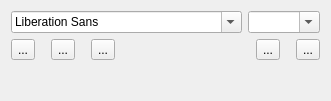
<?xml version="1.0" encoding="UTF-8"?>
<ui version="4.0">
 <class>FontDockWidget</class>
 <widget class="QWidget" name="FontDockWidget">
  <property name="geometry">
   <rect>
    <x>0</x>
    <y>0</y>
    <width>326</width>
    <height>101</height>
   </rect>
  </property>
  <property name="windowTitle">
   <string>Font</string>
  </property>
  <layout class="QVBoxLayout" name="verticalLayout">
   <item>
    <layout class="QHBoxLayout" name="horizontalLayout">
     <item>
      <widget class="QFontComboBox" name="fontList">
       <property name="sizePolicy">
        <sizepolicy hsizetype="MinimumExpanding" vsizetype="Fixed">
         <horstretch>0</horstretch>
         <verstretch>0</verstretch>
        </sizepolicy>
       </property>
      </widget>
     </item>
     <item>
      <widget class="QComboBox" name="fontSizeList">
       <property name="editable">
        <bool>true</bool>
       </property>
      </widget>
     </item>
    </layout>
   </item>
   <item>
    <layout class="QHBoxLayout" name="horizontalLayout_4">
     <property name="spacing">
      <number>16</number>
     </property>
     <item>
      <layout class="QHBoxLayout" name="horizontalLayout_2">
       <item>
        <widget class="QToolButton" name="boldButton">
         <property name="text">
          <string>...</string>
         </property>
        </widget>
       </item>
       <item>
        <widget class="QToolButton" name="italicsButton">
         <property name="text">
          <string>...</string>
         </property>
        </widget>
       </item>
       <item>
        <widget class="QToolButton" name="underlineButton">
         <property name="text">
          <string>...</string>
         </property>
        </widget>
       </item>
      </layout>
     </item>
     <item>
      <spacer name="horizontalSpacer">
       <property name="orientation">
        <enum>Qt::Horizontal</enum>
       </property>
       <property name="sizeHint" stdset="0">
        <size>
         <width>40</width>
         <height>20</height>
        </size>
       </property>
      </spacer>
     </item>
     <item>
      <layout class="QHBoxLayout" name="horizontalLayout_3">
       <item>
        <widget class="QToolButton" name="increaseFontButton">
         <property name="text">
          <string>...</string>
         </property>
        </widget>
       </item>
       <item>
        <widget class="QToolButton" name="decreaseFontButton">
         <property name="text">
          <string>...</string>
         </property>
        </widget>
       </item>
      </layout>
     </item>
    </layout>
   </item>
   <item>
    <spacer name="verticalSpacer">
     <property name="orientation">
      <enum>Qt::Vertical</enum>
     </property>
     <property name="sizeHint" stdset="0">
      <size>
       <width>20</width>
       <height>13</height>
      </size>
     </property>
    </spacer>
   </item>
  </layout>
 </widget>
 <resources/>
 <connections/>
</ui>
